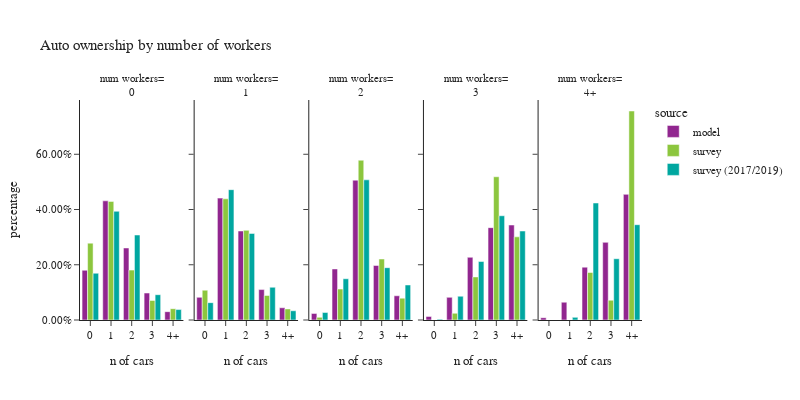

Notebook code cell kept with this figure:
### Code cell
plot_auto(hh,'num_workers_simple','number of workers','num workers')

### Figure 1 — Plotly figure (JSON) as saved in the notebook; plotly's stock layout.template omitted (floating-point values rounded to 4 significant figures)
{"data": [{"alignmentgroup": "True", "customdata": [[69696], [167049], [100967], [37797], [11687]], "hovertemplate": "source=model<br>num_workers_simple=0<br>auto_ownership_simple=%{x}<br>percentage=%{y}<br>sample count=%{customdata[0]}<extra></extra>", "legendgroup": "model", "marker": {"color": "#91268F", "pattern": {"shape": ""}}, "name": "model", "offsetgroup": "model", "orientation": "v", "showlegend": true, "textposition": "auto", "type": "bar", "x": ["0", "1", "2", "3", "4+"], "xaxis": "x", "y": [0.18, 0.4314, 0.2608, 0.09762, 0.03018], "yaxis": "y"}, {"alignmentgroup": "True", "customdata": [[57216], [307685], [224701], [76823], [30884]], "hovertemplate": "source=model<br>num_workers_simple=1<br>auto_ownership_simple=%{x}<br>percentage=%{y}<br>sample count=%{customdata[0]}<extra></extra>", "legendgroup": "model", "marker": {"color": "#91268F", "pattern": {"shape": ""}}, "name": "model", "offsetgroup": "model", "orientation": "v", "showlegend": false, "textposition": "auto", "type": "bar", "x": ["0", "1", "2", "3", "4+"], "xaxis": "x2", "y": [0.08205, 0.4412, 0.3222, 0.1102, 0.04429], "yaxis": "y2"}, {"alignmentgroup": "True", "customdata": [[13071], [101124], [277087], [108024], [48017]], "hovertemplate": "source=model<br>num_workers_simple=2<br>auto_ownership_simple=%{x}<br>percentage=%{y}<br>sample count=%{customdata[0]}<extra></extra>", "legendgroup": "model", "marker": {"color": "#91268F", "pattern": {"shape": ""}}, "name": "model", "offsetgroup": "model", "orientation": "v", "showlegend": false, "textposition": "auto", "type": "bar", "x": ["0", "1", "2", "3", "4+"], "xaxis": "x3", "y": [0.02388, 0.1848, 0.5063, 0.1974, 0.08773], "yaxis": "y3"}, {"alignmentgroup": "True", "customdata": [[722], [4565], [12639], [18625], [19150]], "hovertemplate": "source=model<br>num_workers_simple=3<br>auto_ownership_simple=%{x}<br>percentage=%{y}<br>sample count=%{customdata[0]}<extra></extra>", "legendgroup": "model", "marker": {"color": "#91268F", "pattern": {"shape": ""}}, "name": "model", "offsetgroup": "model", "orientation": "v", "showlegend": false, "textposition": "auto", "type": "bar", "x": ["0", "1", "2", "3", "4+"], "xaxis": "x4", "y": [0.01296, 0.08196, 0.2269, 0.3344, 0.3438], "yaxis": "y4"}, {"alignmentgroup": "True", "customdata": [[405], [3133], [9297], [13660], [22105]], "hovertemplate": "source=model<br>num_workers_simple=4+<br>auto_ownership_simple=%{x}<br>percentage=%{y}<br>sample count=%{customdata[0]}<extra></extra>", "legendgroup": "model", "marker": {"color": "#91268F", "pattern": {"shape": ""}}, "name": "model", "offsetgroup": "model", "orientation": "v", "showlegend": false, "textposition": "auto", "type": "bar", "x": ["0", "1", "2", "3", "4+"], "xaxis": "x5", "y": [0.008333, 0.06447, 0.1913, 0.2811, 0.4548], "yaxis": "y5"}, {"alignmentgroup": "True", "customdata": [[219], [407], [227], [75], [27]], "hovertemplate": "source=survey<br>num_workers_simple=0<br>auto_ownership_simple=%{x}<br>percentage=%{y}<br>sample count=%{customdata[0]}<extra></extra>", "legendgroup": "survey", "marker": {"color": "#8CC63E", "pattern": {"shape": ""}}, "name": "survey", "offsetgroup": "survey", "orientation": "v", "showlegend": true, "textposition": "auto", "type": "bar", "x": ["0", "1", "2", "3", "4+"], "xaxis": "x", "y": [0.2783, 0.4294, 0.1806, 0.07074, 0.04098], "yaxis": "y"}, {"alignmentgroup": "True", "customdata": [[315], [828], [297], [64], [33]], "hovertemplate": "source=survey<br>num_workers_simple=1<br>auto_ownership_simple=%{x}<br>percentage=%{y}<br>sample count=%{customdata[0]}<extra></extra>", "legendgroup": "survey", "marker": {"color": "#8CC63E", "pattern": {"shape": ""}}, "name": "survey", "offsetgroup": "survey", "orientation": "v", "showlegend": false, "textposition": "auto", "type": "bar", "x": ["0", "1", "2", "3", "4+"], "xaxis": "x2", "y": [0.1079, 0.4386, 0.3246, 0.08875, 0.04008], "yaxis": "y2"}, {"alignmentgroup": "True", "customdata": [[38], [335], [490], [100], [37]], "hovertemplate": "source=survey<br>num_workers_simple=2<br>auto_ownership_simple=%{x}<br>percentage=%{y}<br>sample count=%{customdata[0]}<extra></extra>", "legendgroup": "survey", "marker": {"color": "#8CC63E", "pattern": {"shape": ""}}, "name": "survey", "offsetgroup": "survey", "orientation": "v", "showlegend": false, "textposition": "auto", "type": "bar", "x": ["0", "1", "2", "3", "4+"], "xaxis": "x3", "y": [0.009677, 0.112, 0.5785, 0.2208, 0.07912], "yaxis": "y3"}, {"alignmentgroup": "True", "customdata": [[6], [18], [27], [13]], "hovertemplate": "source=survey<br>num_workers_simple=3<br>auto_ownership_simple=%{x}<br>percentage=%{y}<br>sample count=%{customdata[0]}<extra></extra>", "legendgroup": "survey", "marker": {"color": "#8CC63E", "pattern": {"shape": ""}}, "name": "survey", "offsetgroup": "survey", "orientation": "v", "showlegend": false, "textposition": "auto", "type": "bar", "x": ["1", "2", "3", "4+"], "xaxis": "x4", "y": [0.02437, 0.156, 0.5186, 0.3011], "yaxis": "y4"}, {"alignmentgroup": "True", "customdata": [[2], [2], [8]], "hovertemplate": "source=survey<br>num_workers_simple=4+<br>auto_ownership_simple=%{x}<br>percentage=%{y}<br>sample count=%{customdata[0]}<extra></extra>", "legendgroup": "survey", "marker": {"color": "#8CC63E", "pattern": {"shape": ""}}, "name": "survey", "offsetgroup": "survey", "orientation": "v", "showlegend": false, "textposition": "auto", "type": "bar", "x": ["2", "3", "4+"], "xaxis": "x5", "y": [0.1719, 0.07152, 0.7566], "yaxis": "y5"}, {"alignmentgroup": "True", "customdata": [[310], [537], [242], [53], [25]], "hovertemplate": "source=survey (2017/2019)<br>num_workers_simple=0<br>auto_ownership_simple=%{x}<br>percentage=%{y}<br>sample count=%{customdata[0]}<extra></extra>", "legendgroup": "survey (2017/2019)", "marker": {"color": "#00A7A0", "pattern": {"shape": ""}}, "name": "survey (2017/2019)", "offsetgroup": "survey (2017/2019)", "orientation": "v", "showlegend": true, "textposition": "auto", "type": "bar", "x": ["0", "1", "2", "3", "4+"], "xaxis": "x", "y": [0.1694, 0.3935, 0.3077, 0.09165, 0.03783], "yaxis": "y"}, {"alignmentgroup": "True", "customdata": [[598], [1646], [468], [102], [35]], "hovertemplate": "source=survey (2017/2019)<br>num_workers_simple=1<br>auto_ownership_simple=%{x}<br>percentage=%{y}<br>sample count=%{customdata[0]}<extra></extra>", "legendgroup": "survey (2017/2019)", "marker": {"color": "#00A7A0", "pattern": {"shape": ""}}, "name": "survey (2017/2019)", "offsetgroup": "survey (2017/2019)", "orientation": "v", "showlegend": false, "textposition": "auto", "type": "bar", "x": ["0", "1", "2", "3", "4+"], "xaxis": "x2", "y": [0.0628, 0.4718, 0.3135, 0.1184, 0.03346], "yaxis": "y2"}, {"alignmentgroup": "True", "customdata": [[165], [754], [911], [157], [62]], "hovertemplate": "source=survey (2017/2019)<br>num_workers_simple=2<br>auto_ownership_simple=%{x}<br>percentage=%{y}<br>sample count=%{customdata[0]}<extra></extra>", "legendgroup": "survey (2017/2019)", "marker": {"color": "#00A7A0", "pattern": {"shape": ""}}, "name": "survey (2017/2019)", "offsetgroup": "survey (2017/2019)", "orientation": "v", "showlegend": false, "textposition": "auto", "type": "bar", "x": ["0", "1", "2", "3", "4+"], "xaxis": "x3", "y": [0.02707, 0.1493, 0.5074, 0.1894, 0.1268], "yaxis": "y3"}, {"alignmentgroup": "True", "customdata": [[4], [22], [35], [31], [16]], "hovertemplate": "source=survey (2017/2019)<br>num_workers_simple=3<br>auto_ownership_simple=%{x}<br>percentage=%{y}<br>sample count=%{customdata[0]}<extra></extra>", "legendgroup": "survey (2017/2019)", "marker": {"color": "#00A7A0", "pattern": {"shape": ""}}, "name": "survey (2017/2019)", "offsetgroup": "survey (2017/2019)", "orientation": "v", "showlegend": false, "textposition": "auto", "type": "bar", "x": ["0", "1", "2", "3", "4+"], "xaxis": "x4", "y": [0.002707, 0.08609, 0.2117, 0.3774, 0.3221], "yaxis": "y4"}, {"alignmentgroup": "True", "customdata": [[1], [6], [4], [3]], "hovertemplate": "source=survey (2017/2019)<br>num_workers_simple=4+<br>auto_ownership_simple=%{x}<br>percentage=%{y}<br>sample count=%{customdata[0]}<extra></extra>", "legendgroup": "survey (2017/2019)", "marker": {"color": "#00A7A0", "pattern": {"shape": ""}}, "name": "survey (2017/2019)", "offsetgroup": "survey (2017/2019)", "orientation": "v", "showlegend": false, "textposition": "auto", "type": "bar", "x": ["1", "2", "3", "4+"], "xaxis": "x5", "y": [0.009522, 0.4236, 0.2219, 0.345], "yaxis": "y5"}], "layout": {"annotations": [{"font": {}, "showarrow": false, "text": "num workers=<br>0", "x": 0.092, "xanchor": "center", "xref": "paper", "y": 1.0, "yanchor": "bottom", "yref": "paper"}, {"font": {}, "showarrow": false, "text": "num workers=<br>1", "x": 0.296, "xanchor": "center", "xref": "paper", "y": 1.0, "yanchor": "bottom", "yref": "paper"}, {"font": {}, "showarrow": false, "text": "num workers=<br>2", "x": 0.5, "xanchor": "center", "xref": "paper", "y": 1.0, "yanchor": "bottom", "yref": "paper"}, {"font": {}, "showarrow": false, "text": "num workers=<br>3", "x": 0.704, "xanchor": "center", "xref": "paper", "y": 1.0, "yanchor": "bottom", "yref": "paper"}, {"font": {}, "showarrow": false, "text": "num workers=<br>4+", "x": 0.908, "xanchor": "center", "xref": "paper", "y": 1.0, "yanchor": "bottom", "yref": "paper"}], "barmode": "group", "font": {"size": 11}, "height": 400, "legend": {"title": {"text": "source"}, "tracegroupgap": 0}, "title": {"text": "Auto ownership by number of workers"}, "width": 800, "xaxis": {"anchor": "y", "domain": [0.0, 0.184], "title": {"text": "n of cars"}}, "xaxis2": {"anchor": "y2", "domain": [0.204, 0.388], "matches": "x", "title": {"text": "n of cars"}}, "xaxis3": {"anchor": "y3", "domain": [0.408, 0.592], "matches": "x", "title": {"text": "n of cars"}}, "xaxis4": {"anchor": "y4", "domain": [0.612, 0.796], "matches": "x", "title": {"text": "n of cars"}}, "xaxis5": {"anchor": "y5", "domain": [0.816, 1.0], "matches": "x", "title": {"text": "n of cars"}}, "yaxis": {"anchor": "x", "domain": [0.0, 1.0], "tickformat": ".2%", "title": {"text": "percentage"}}, "yaxis2": {"anchor": "x2", "domain": [0.0, 1.0], "matches": "y", "showticklabels": false, "tickformat": ".2%"}, "yaxis3": {"anchor": "x3", "domain": [0.0, 1.0], "matches": "y", "showticklabels": false, "tickformat": ".2%"}, "yaxis4": {"anchor": "x4", "domain": [0.0, 1.0], "matches": "y", "showticklabels": false, "tickformat": ".2%"}, "yaxis5": {"anchor": "x5", "domain": [0.0, 1.0], "matches": "y", "showticklabels": false, "tickformat": ".2%"}}}
